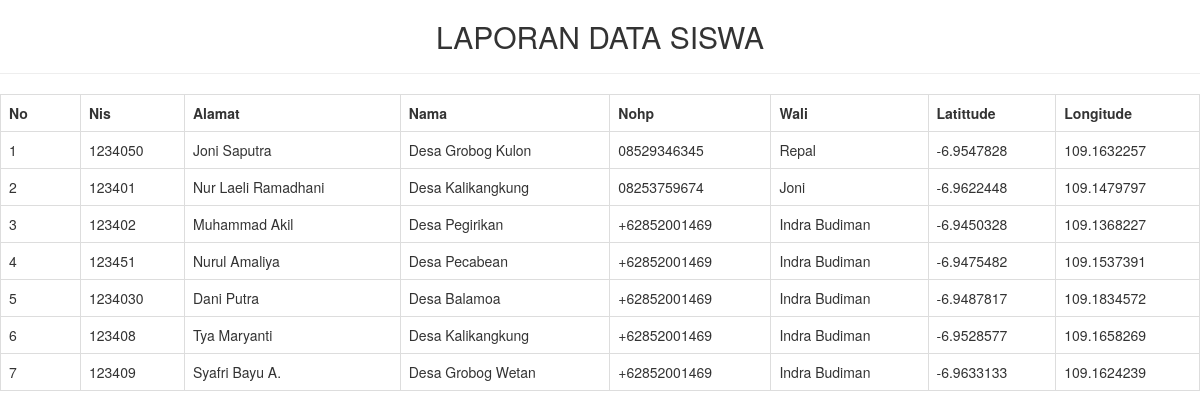
Page /index.php/app/laporan_siswa on the committed database.
### tables this page shows
CREATE TABLE IF NOT EXISTS `siswa` (
  `id_siswa` int(11) NOT NULL,
  `nis` varchar(11) DEFAULT NULL,
  `nama` varchar(50) DEFAULT NULL,
  `alamat` text,
  `nohp` varchar(12) DEFAULT NULL,
  `wali` varchar(50) DEFAULT NULL,
  `latittude` varchar(30) DEFAULT NULL,
  `longitude` varchar(30) DEFAULT NULL,
  `password` varchar(50) DEFAULT NULL,
  `kode_jurusan` varchar(11) DEFAULT NULL
);

### application/controllers/App.php (called while the page is built, shortened)
<?php
class App extends CI_Controller {
				?>
				<?php
	function laporan_siswa()
	{
		$this->load->view('siswa/lap_siswa');
	}
}

### index.php (called while the page is built, shortened)
<?php
require_once BASEPATH.'core/CodeIgniter.php';

### application/views/siswa/lap_siswa.php (the view, shortened to what this page needs)
<!DOCTYPE html>
<html>
<head>
    <link rel="stylesheet" type="text/css" href="<?php echo base_url()?>assets/bootflat-admin/css/bootstrap.min.css">
</head>
<body onload="print();">
    <center><h2>LAPORAN DATA SISWA</h2></center>
    <hr>
    <table class="table table-bordered" style="margin-bottom: 10px">
            <tr>
                <th>No</th>
        <th>Nis</th>
        <th>Alamat</th>
        <th>Nama</th>
        <th>Nohp</th>
        <th>Wali</th>
        <th>Latittude</th>
        <th>Longitude</th>
            </tr><?php
            $start = 0;
            $siswa_data = $this->db->query("SELECT * FROM siswa");
            foreach ($siswa_data->result() as $siswa)
            {
                ?>
                <tr>
            <td width="80px"><?php echo ++$start ?></td>
            <td><?php echo $siswa->nis ?></td>
            <td><?php echo $siswa->nama ?></td>
            <td><?php echo $siswa->alamat ?></td>
            <td><?php echo $siswa->nohp ?></td>
            <td><?php echo $siswa->wali ?></td>
            <td><?php echo $siswa->latittude ?></td>
            <td><?php echo $siswa->longitude ?></td>
        </tr>
                <?php
            }
            ?>
        </table>
</body>
</html>

### rows in the picture
siswa: nis "1234050", nama "Joni Saputra", alamat "Desa Grobog Kulon", nohp "08529346345", wali "Repal", latittude "-6.9547828", longitude "109.1632257"
siswa: nis "123401", nama "Nur Laeli Ramadhani", alamat "Desa Kalikangkung", nohp "08253759674", wali "Joni", latittude "-6.9622448", longitude "109.1479797"
siswa: nis "123402", nama "Muhammad Akil", alamat "Desa Pegirikan", nohp "+62852001469", wali "Indra Budiman", latittude "-6.9450328", longitude "109.1368227"
siswa: nis "123451", nama "Nurul Amaliya", alamat "Desa Pecabean", nohp "+62852001469", wali "Indra Budiman", latittude "-6.9475482", longitude "109.1537391"
siswa: nis "1234030", nama "Dani Putra", alamat "Desa Balamoa", nohp "+62852001469", wali "Indra Budiman", latittude "-6.9487817", longitude "109.1834572"
siswa: nis "123408", nama "Tya Maryanti", alamat "Desa Kalikangkung", nohp "+62852001469", wali "Indra Budiman", latittude "-6.9528577", longitude "109.1658269"
siswa: nis "123409", nama "Syafri Bayu A.", alamat "Desa Grobog Wetan", nohp "+62852001469", wali "Indra Budiman", latittude "-6.9633133", longitude "109.1624239"
